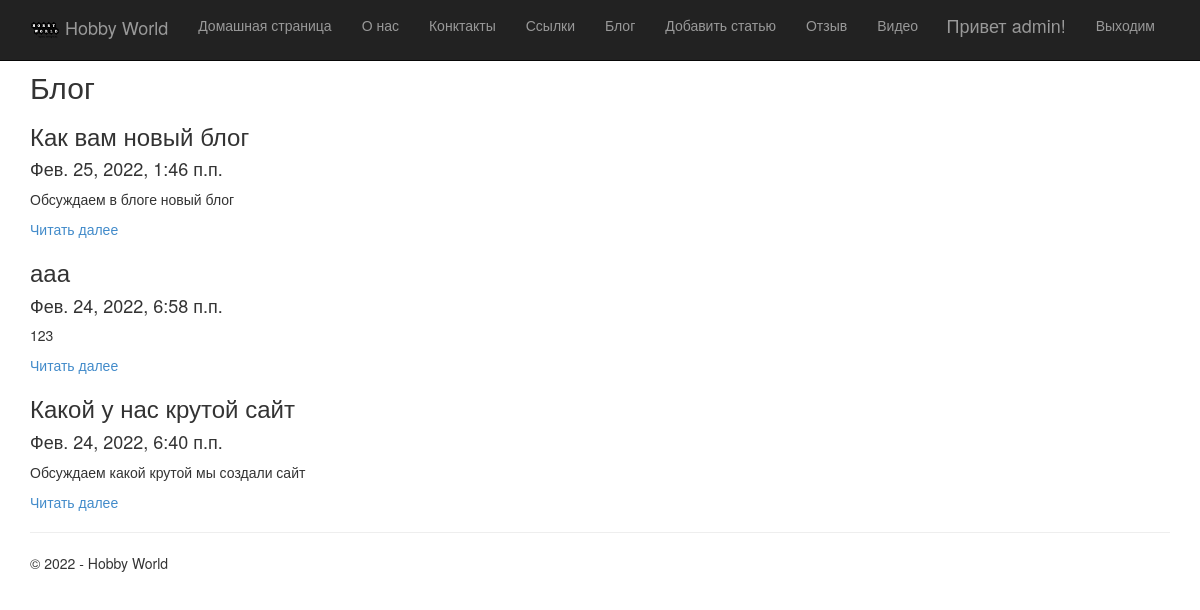
Page /blog/ (signed in) on the committed database.
### app/models.py (models this page shows, shortened)
class Blog(models.Model):
    title = models.CharField(max_length = 100, unique_for_date="posted", verbose_name="Заголовок")
    description = models.TextField(verbose_name="Краткое содержание")
    content = models.TextField(verbose_name="Полное содержание")
    posted = models.DateTimeField(default=datetime.now(), db_index=True, verbose_name="Опубликована")
    author = models.ForeignKey(User, null=True,blank=True,on_delete=models.SET_NULL, verbose_name="Автор")
    image = models.FileField(default="teep.jpg", verbose_name="Путь к картинке")
    class Meta:
        db_table="Posts"
        ordering = ["-posted"]
        verbose_name="статья блога"
        verbose_name_plural="статьи блога"

### app/views.py (the view)
# urls.py: path('blog/', views.blog, name='blog'),
def blog(request):
    posts = Blog.objects.all()
    assert isinstance(request, HttpRequest)
    return render(
        request,
        "app/blog.html",
        {
            "title": "Блог",
            "posts": posts,
            "year": datetime.now().year,
        },
    )

### app/templates/app/blog.html
{% extends "app/layout.html" %}
{% block content %}
<h2>{{ title }}</h2>
{% for post in posts %}
<div>
    <h3>{{ post.title }}</h3>
    <h4>{{ post.posted }}</h4>
    <p>{{ post.description }}</p>
    <p><a href="{% url 'blogpost' parametr=post.id %}">Читать далее</a></p>
</div>
{% endfor %}
{% endblock %}

### app/templates/app/loginpartial.html (shortened to what this page needs)
{% if user.is_authenticated %}
<form id="logoutForm" action="/logout/" method="post" class="navbar-right">
    <ul class="nav navbar-nav navbar-right">
        <li><span class="navbar-brand">Привет {{ user.username }}!</span></li>
        <li><a href="javascript:document.getElementById('logoutForm').submit()">Выходим</a></li>
    </ul>
</form>
{% else %}
<ul class="nav navbar-nav navbar-right">
    <li><a href="{% url 'login' %}">Вхождение</a></li>
</ul>
{% endif %}

### app/static/app/content/site.css (style rules this page uses)
body { padding-top: 50px; padding-bottom: 20px; }

### rows in the picture
Blog: title "Как вам новый блог", posted "Фев. 25, 2022, 1:46 п.п.", description "Обсуждаем в блоге новый блог"
Blog: title "ааа", posted "Фев. 24, 2022, 6:58 п.п.", description "123"
Blog: title "Какой у нас крутой сайт", posted "Фев. 24, 2022, 6:40 п.п.", description "Обсуждаем какой крутой мы создали сайт"

### other values in the picture
{{ user.username }} "admin"
{{ title }} "Блог"
